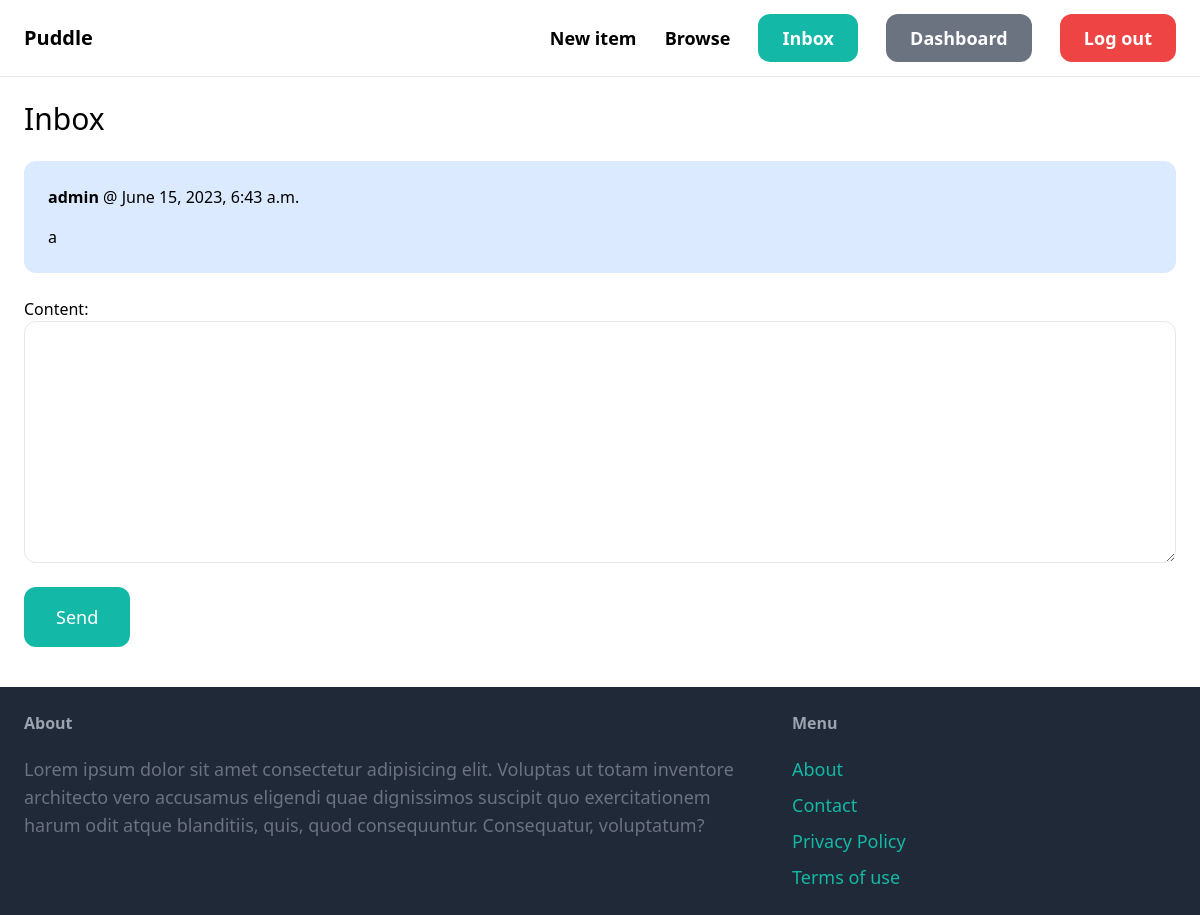
/inbox/3/ (signed in), run on an earlier commit of the app's database.
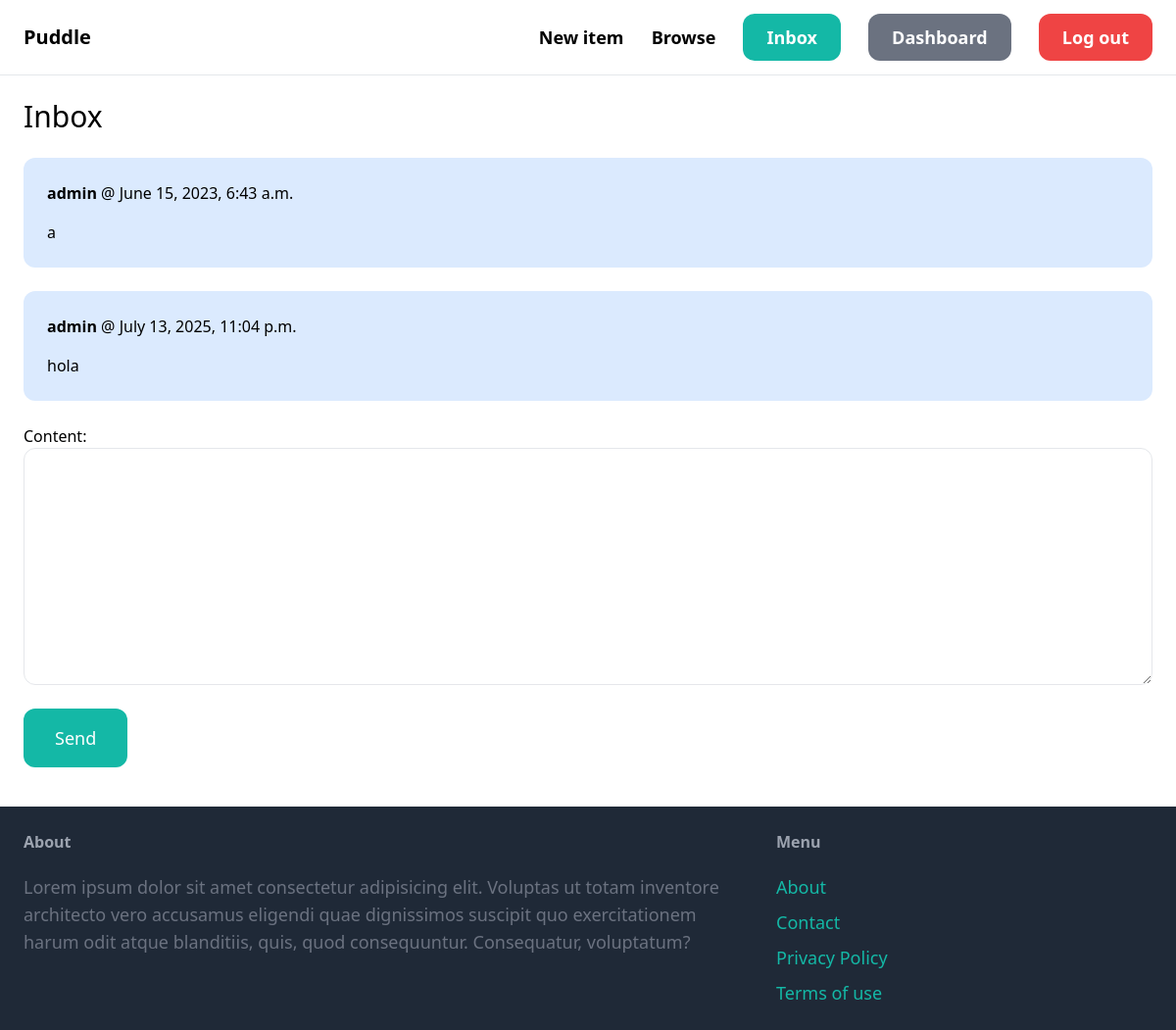
And on a later commit of the database.
### conversation/models.py (models this page shows)
class ConversationMessage(models.Model):
    conversation = models.ForeignKey(Conversation,related_name='messages',on_delete=models.CASCADE)
    content = models.TextField()
    created_at = models.DateTimeField(auto_now_add=True)
    created_by = models.ForeignKey(User,related_name='created_messages',on_delete=models.CASCADE)

### conversation/views.py (the view)
# urls.py: path('<int:pk>/',views.detail,name='detail'),
@login_required
def detail(request,pk):
    conversation = Conversation.objects.filter(members__in=[request.user.id]).get(pk=pk)
    if request.method == 'POST':
        form = ConversationMessageForm(request.POST)
        if form.is_valid():
            conversation_message = form.save(commit=False)
            conversation_message.conversation = conversation
            conversation_message.created_by = request.user
            conversation_message.save()
            conversation.save()
            return redirect('conversation:detail',pk=pk)
    else:
        form = ConversationMessageForm()
    return render(request,'conversation/detail.html',{
        'conversation' : conversation,
        'form' : form,
    })

### conversation/forms.py
class ConversationMessageForm(forms.ModelForm):
    class Meta:
        model = ConversationMessage
        fields = ('content',)
        widgets = {
            'content' : forms.Textarea(attrs={
                'class' : 'w-full py-4-px-6 rounded-xl border'
            })
        }

### conversation/templates/conversation/detail.html (shortened to what this page needs)
{% extends 'core/base.html' %}
{% block content %}
<h1 class="mb-6 text-3xl ">Inbox</h1>
<div class="space-y-6">
    {% for message  in conversation.messages.all %}
    <div class="p-6 flex {% if message.created_by == request.user  %}bg-blue-100 {% else %} bg-gray-100 {% endif %} rounded-xl">
        <div>
            <p class="mb-4 "><strong>{{ message.created_by.username }}</strong> @ {{ message.created_at }}</p>
            <p>{{ message.content }}</p>
        </div>
    </div>
    {% endfor %}
</div>
<form  method="post" action="." class="mt-6">
    {{ form.as_p }}
    <button class="mt-6 py-4 px-8 text-lg bg-teal-500 hover:bg-teal-700 rounded-xl text-white">Send</button>
</form>
{% endblock %}

### core/templates/core/base.html (shortened to what this page needs)
<html>
    <head>
        <script src ="https://cdn.tailwindcss.com"></script>
    </head>
    <body>
        <nav class="py-6 px-6 flex justify-between items-center border-b border-gray-200">
            <a href="/" class="text-xl font-semibold">Puddle</a>
            <div class="space-x-6" >
                <a href="{% url 'item:new' %}" class="text-lg font-semibold hover:gray-500">New item</a>
                <a href="{% url 'item:items' %}" class="text-lg font-semibold hover:gray-500">Browse</a>
                {% if request.user.is_authenticated %}
                    <a href="{% url 'conversation:inbox' %}" class="px-6 py-3 text-lg font-semibold bg-teal-500 text-white rounded-xl hover:bg-teal-700">Inbox</a>
                    <a href="{% url 'dashboard:index'  %}" class="px-6 py-3 text-lg font-semibold bg-gray-500 text-white rounded-xl hover:bg-gray-700">Dashboard</a>
                    <a href="{% url 'core:logout' %}" class="px-6 py-3 text-lg font-semibold bg-red-500 text-white rounded-xl hover:bg-red-700">Log out</a>
                {% else %}
                    <a href="{% url 'core:singup' %}" class="px-6 py-3 text-lg font-semibold bg-teal-500 text-white rounded-xl hover:bg-teal-700">Sing up</a>
                    <a href="{% url 'core:login' %}" class="px-6 py-3 text-lg font-semibold bg-gray-500 text-white rounded-xl hover:bg-gray-700">Log in</a>
                {% endif %}
            </div>
        </nav>
        <div class="px-6 py-6">
            {% block content %}
            {% endblock  %}
        </div>
        <footer class="py-6 px-6 flex justify-between bg-gray-800">
            <div class="w-2/3 pr-10">
                <h3 class="mb-5 font-semibold text-gray-400">About</h3>
                <p class="text-lg text-gray-500">Lorem ipsum dolor sit amet consectetur adipisicing elit. Voluptas ut totam inventore architecto vero accusamus eligendi quae dignissimos suscipit quo exercitationem harum odit atque blanditiis, quis, quod consequuntur. Consequatur, voluptatum?</p>
            </div>
            <div class="w-1/3">
                <h3 class="mb-5 font-semibold text-gray-400">Menu</h3>
                <ul class="space-y-2 ">
                    <li><a href="#" class="text-lg text-teal-500 hover:text-teal-700" >About</a></li>
                    <li><a href="{% url 'core:contact' %}" class="text-lg text-teal-500 hover:text-teal-700" >Contact</a></li>
                    <li><a href="#" class="text-lg text-teal-500 hover:text-teal-700" >Privacy Policy</a></li>
                    <li><a href="#" class="text-lg text-teal-500 hover:text-teal-700" >Terms of use</a></li>
                </ul>
            </div>
        </footer>
    </body>
</html>

What changed in the data, as far as the page shows it:
added ConversationMessage: created_by.username "admin", created_at "July 13, 2025, 11:04 p.m.", content "hola"
